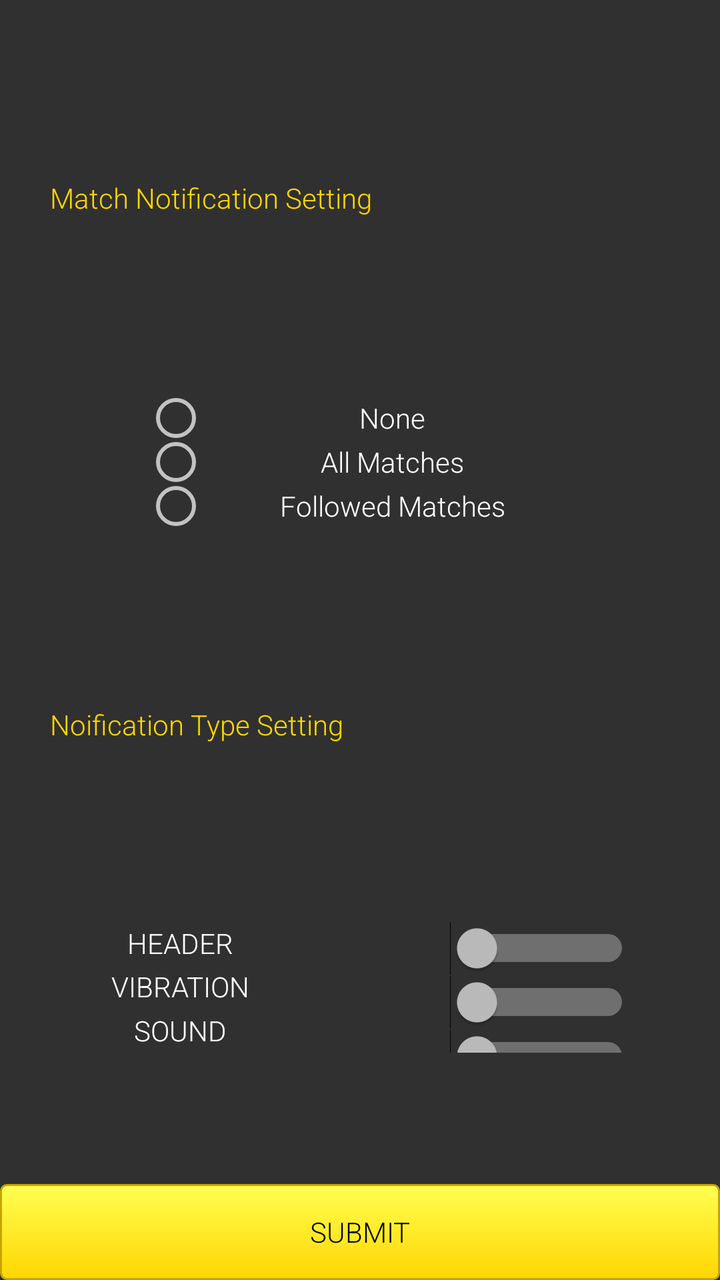
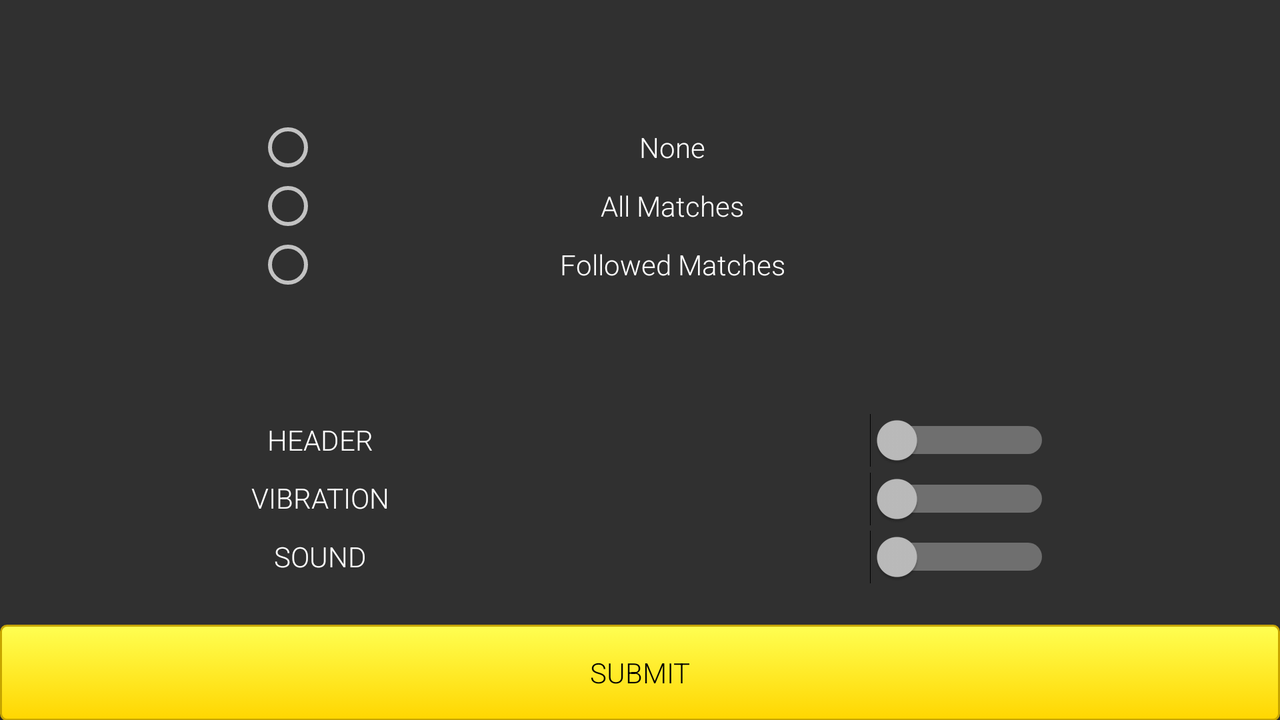

Two renders of one Android screen. The first uses the default layout on a phone; the second uses the alternative layout the repository ships for a different screen configuration, on a matching device. The two XML files are below.
<!-- AndroidManifest.xml: application theme TournamentorTheme -->
<!-- res/layout/dialog_notification_settings.xml -->
<?xml version="1.0" encoding="utf-8"?>
<LinearLayout xmlns:android="http://schemas.android.com/apk/res/android"
    xmlns:app="http://schemas.android.com/apk/res-auto"
    android:orientation="vertical"
    android:layout_width="match_parent" android:layout_height="match_parent">

    <LinearLayout
        android:layout_width="match_parent"
        android:layout_height="match_parent"
        android:layout_weight="1"
        android:orientation="vertical">

        <TextView
            android:id="@+id/textView42"
            android:layout_width="match_parent"
            android:layout_height="match_parent"
            android:layout_weight="2"
            android:text="  " />
    </LinearLayout>

    <LinearLayout
        android:layout_width="match_parent"
        android:layout_height="match_parent"
        android:layout_weight="1"
        android:orientation="horizontal">

        <TextView
            android:id="@+id/textView37"
            android:layout_width="match_parent"
            android:layout_height="match_parent"
            android:layout_gravity="left"
            android:textColor="@color/secondaryColor"
            android:layout_weight="1"
            android:layout_marginLeft="25dp"
            android:gravity="center_vertical"
            android:text="Match Notification Setting" />

    </LinearLayout>

    <LinearLayout
        android:layout_width="match_parent"
        android:layout_height="match_parent"
        android:layout_weight="1"
        android:orientation="vertical">

        <TextView
            android:id="@+id/textView43"
            android:layout_width="match_parent"
            android:layout_height="match_parent"
            android:layout_weight="2"
            android:text="  " />
    </LinearLayout>

    <LinearLayout
        android:layout_width="match_parent"
        android:layout_height="match_parent"
        android:layout_weight="1"
        android:orientation="horizontal">

        <TextView
            android:id="@+id/textView40"
            android:layout_width="match_parent"
            android:layout_height="match_parent"
            android:layout_weight="2"
            android:text="  " />

        <RadioGroup
            android:id="@+id/radio_group_notification"
            android:layout_width="match_parent"
            android:layout_height="match_parent"
            android:layout_weight="1"
            android:gravity="center"
            android:orientation="vertical">

            <RadioButton
                android:id="@+id/no_noti_radio"
                android:layout_width="match_parent"
                android:layout_height="match_parent"
                android:layout_weight="1"
                android:gravity="center"
                android:text="None" />

            <RadioButton
                android:id="@+id/all_match_radio"
                android:layout_width="match_parent"
                android:layout_height="match_parent"
                android:layout_weight="1"
                android:gravity="center"
                android:text="All Matches" />

            <RadioButton
                android:id="@+id/followed_match_radio"
                android:layout_width="match_parent"
                android:layout_height="match_parent"
                android:layout_weight="1"
                android:gravity="center"
                android:text="Followed Matches" />

        </RadioGroup>

        <TextView
            android:id="@+id/textView41"
            android:layout_width="match_parent"
            android:layout_height="match_parent"
            android:layout_weight="2"
            android:text="  " />

    </LinearLayout>

    <LinearLayout
        android:layout_width="match_parent"
        android:layout_height="match_parent"
        android:layout_weight="1"
        android:orientation="vertical">

        <TextView
            android:id="@+id/textView44"
            android:layout_width="match_parent"
            android:layout_height="match_parent"
            android:layout_weight="2"
            android:text="  " />
    </LinearLayout>

    <LinearLayout
        android:layout_width="match_parent"
        android:layout_height="match_parent"
        android:layout_weight="1"
        android:orientation="horizontal">

        <TextView
            android:id="@+id/textView39"
            android:layout_width="match_parent"
            android:layout_height="match_parent"
            android:layout_gravity="left"
            android:layout_weight="1"
            android:gravity="center_vertical"
            android:textColor="@color/secondaryColor"
            android:layout_marginLeft="25dp"
            android:text="Noification Type Setting" />
    </LinearLayout>

    <LinearLayout
        android:layout_width="match_parent"
        android:layout_height="match_parent"
        android:layout_weight="1"
        android:orientation="vertical">

        <TextView
            android:id="@+id/textView46"
            android:layout_width="match_parent"
            android:layout_height="match_parent"
            android:layout_weight="2"
            android:text="  " />
    </LinearLayout>

    <LinearLayout
        android:id="@+id/f"
        android:layout_width="match_parent"
        android:layout_height="match_parent"
        android:layout_weight="1"
        android:orientation="horizontal">

        <LinearLayout
            android:layout_width="match_parent"
            android:layout_height="match_parent"
            android:layout_weight="1"
            android:orientation="vertical">

            <TextView
                android:id="@+id/textView49"
                android:layout_width="match_parent"
                android:layout_height="wrap_content"
                android:layout_weight="1"
                android:gravity="center"
                android:text="Header"
                android:textAppearance="@style/TextAppearance.AppCompat.Button" />

            <TextView
                android:layout_width="match_parent"
                android:layout_height="wrap_content"
                android:layout_weight="1"
                android:gravity="center"
                android:text="Vibration"
                android:textAppearance="@style/TextAppearance.AppCompat.Button" />

            <TextView
                android:id="@+id/textView47"
                android:layout_width="match_parent"
                android:layout_height="wrap_content"
                android:layout_weight="1"
                android:gravity="center"
                android:text="Sound"
                android:textAppearance="@style/TextAppearance.AppCompat.Button" />
        </LinearLayout>

        <LinearLayout
            android:layout_width="match_parent"
            android:layout_height="match_parent"
            android:layout_weight="1"
            android:orientation="vertical">

            <Switch
                android:id="@+id/header_notification_switch"
                android:layout_width="wrap_content"
                android:layout_height="match_parent"
                android:layout_gravity="center"
                android:layout_weight="1"
                android:gravity="center"
                android:switchMinWidth="90dp"
                android:switchTextAppearance="@style/TextAppearance.AppCompat.Button"
                android:textAppearance="@style/TextAppearance.AppCompat.Button" />

            <Switch
                android:id="@+id/vibration_switch"
                android:layout_width="wrap_content"
                android:layout_height="match_parent"
                android:layout_gravity="center"
                android:layout_weight="1"
                android:gravity="center"
                android:switchMinWidth="90dp"
                android:textAppearance="@style/TextAppearance.AppCompat.Button" />

            <Switch
                android:id="@+id/sound_switch"
                android:layout_width="wrap_content"
                android:layout_height="match_parent"
                android:layout_gravity="center"
                android:layout_weight="1"
                android:gravity="center"
                android:switchMinWidth="90dp"
                android:textAppearance="@style/TextAppearance.AppCompat.Button" />
        </LinearLayout>

    </LinearLayout>

    <LinearLayout
        android:layout_width="match_parent"
        android:layout_height="match_parent"
        android:layout_weight="1"
        android:orientation="vertical">

        <TextView
            android:id="@+id/textView45"
            android:layout_width="match_parent"
            android:layout_height="match_parent"
            android:layout_weight="2"
            android:text="  " />
    </LinearLayout>

    <LinearLayout
        android:layout_width="match_parent"
        android:layout_height="wrap_content"
        android:orientation="horizontal">

        <Button
            android:id="@+id/noti_button_submit"
            android:layout_width="match_parent"
            android:layout_height="match_parent"
            android:layout_gravity="center"
            android:layout_weight="1"
            android:gravity="center"
            android:text="submit"
            android:textColor="@color/colorBlack"
            android:background="@drawable/button_design"/>
    </LinearLayout>

</LinearLayout>
<!-- resources referenced by this layout -->
<resources>
  <color name="colorBlack">#000000</color>
  <color name="secondaryColor">#ffd600</color>
  <!-- drawable button_design (drawable) -->
  <?xml version="1.0" encoding="utf-8"?>
  <selector xmlns:android="http://schemas.android.com/apk/res/android">
      <item android:state_pressed="true" >
          <shape android:shape="rectangle"  >
              <corners android:radius="3dip" />
              <stroke android:width="1dip" android:color="@color/secondaryColor" />
              <gradient android:angle="-90" android:startColor="@color/secondaryDarkColor" android:endColor="@color/secondaryLightColor"  />
          </shape>
      </item>
      <item android:state_focused="true">
          <shape android:shape="rectangle"  >
              <corners android:radius="3dip" />
              <stroke android:width="1dip" android:color="@color/secondaryDarkColor" />
              <solid android:color="@color/secondaryColor"/>
          </shape>
      </item>
      <item >
          <shape android:shape="rectangle"  >
              <corners android:radius="3dip" />
              <stroke android:width="1dip" android:color="@color/secondaryDarkColor" />
              <gradient android:angle="-90" android:startColor="@color/secondaryLightColor" android:endColor="@color/secondaryColor" />
          </shape>
      </item>
  
  </selector>
  <!-- from res/values-v16/ -->
  <style name="TournamentorTheme" parent="Theme.AppCompat.NoActionBar">
          <item name="colorAccent">@android:color/holo_orange_dark</item>
          <item name="android:fontFamily">sans-serif-light</item>
      </style>
  <color name="secondaryDarkColor">#c7a500</color>
  <color name="secondaryLightColor">#ffff52</color>
</resources>
<!-- res/layout-land/dialog_notification_settings.xml (the repository's variant of the layout above) -->
<!-- drawn on the phone turned sideways -->
<?xml version="1.0" encoding="utf-8"?>
<LinearLayout xmlns:android="http://schemas.android.com/apk/res/android"
    xmlns:app="http://schemas.android.com/apk/res-auto"
    android:orientation="vertical"
    android:layout_width="match_parent" android:layout_height="match_parent">

    <LinearLayout
        android:layout_width="match_parent"
        android:layout_height="match_parent"
        android:layout_weight="1"
        android:orientation="vertical">

        <TextView
            android:id="@+id/textView42"
            android:layout_width="match_parent"
            android:layout_height="match_parent"
            android:layout_weight="2"
            android:text="  " />
    </LinearLayout>

    <LinearLayout
        android:layout_width="match_parent"
        android:layout_height="match_parent"
        android:layout_weight="1"
        android:orientation="horizontal">

    </LinearLayout>

    <LinearLayout
        android:layout_width="match_parent"
        android:layout_height="match_parent"
        android:layout_weight="1"
        android:orientation="vertical">

        <TextView
            android:id="@+id/textView43"
            android:layout_width="match_parent"
            android:layout_height="match_parent"
            android:layout_weight="2"
            android:text="  " />
    </LinearLayout>

    <LinearLayout
        android:layout_width="match_parent"
        android:layout_height="match_parent"
        android:layout_weight="0.8"
        android:orientation="horizontal">

        <TextView
            android:id="@+id/textView40"
            android:layout_width="match_parent"
            android:layout_height="match_parent"
            android:layout_weight="2"
            android:text="  " />

        <RadioGroup
            android:id="@+id/radio_group_notification"
            android:layout_width="match_parent"
            android:layout_height="match_parent"
            android:layout_weight="1"
            android:gravity="center"
            android:orientation="vertical">

            <RadioButton
                android:id="@+id/no_noti_radio"
                android:layout_width="match_parent"
                android:layout_height="match_parent"
                android:layout_weight="1"
                android:gravity="center"
                android:text="None" />

            <RadioButton
                android:id="@+id/all_match_radio"
                android:layout_width="match_parent"
                android:layout_height="match_parent"
                android:layout_weight="1"
                android:gravity="center"
                android:text="All Matches" />

            <RadioButton
                android:id="@+id/followed_match_radio"
                android:layout_width="match_parent"
                android:layout_height="match_parent"
                android:layout_weight="1"
                android:gravity="center"
                android:text="Followed Matches" />

        </RadioGroup>

        <TextView
            android:id="@+id/textView41"
            android:layout_width="match_parent"
            android:layout_height="match_parent"
            android:layout_weight="2"
            android:text="  " />

    </LinearLayout>

    <LinearLayout
        android:layout_width="match_parent"
        android:layout_height="match_parent"
        android:layout_weight="1"
        android:orientation="vertical">

        <TextView
            android:id="@+id/textView44"
            android:layout_width="match_parent"
            android:layout_height="match_parent"
            android:layout_weight="2"
            android:text="  " />
    </LinearLayout>

    <LinearLayout
        android:layout_width="match_parent"
        android:layout_height="match_parent"
        android:layout_weight="1"
        android:orientation="horizontal">

    </LinearLayout>

    <LinearLayout
        android:layout_width="match_parent"
        android:layout_height="match_parent"
        android:layout_weight="1"
        android:orientation="vertical">

        <TextView
            android:id="@+id/textView46"
            android:layout_width="match_parent"
            android:layout_height="match_parent"
            android:layout_weight="2"
            android:text="  " />
    </LinearLayout>

    <LinearLayout
        android:id="@+id/f"
        android:layout_width="match_parent"
        android:layout_height="match_parent"
        android:layout_weight="0.8"
        android:orientation="horizontal">

        <LinearLayout
            android:layout_width="match_parent"
            android:layout_height="match_parent"
            android:layout_weight="1"
            android:orientation="vertical">

            <TextView
                android:id="@+id/textView49"
                android:layout_width="match_parent"
                android:layout_height="wrap_content"
                android:layout_weight="1"
                android:gravity="center"
                android:text="Header"
                android:textAppearance="@style/TextAppearance.AppCompat.Button" />

            <TextView
                android:layout_width="match_parent"
                android:layout_height="wrap_content"
                android:layout_weight="1"
                android:gravity="center"
                android:text="Vibration"
                android:textAppearance="@style/TextAppearance.AppCompat.Button" />

            <TextView
                android:id="@+id/textView47"
                android:layout_width="match_parent"
                android:layout_height="wrap_content"
                android:layout_weight="1"
                android:gravity="center"
                android:text="Sound"
                android:textAppearance="@style/TextAppearance.AppCompat.Button" />
        </LinearLayout>

        <LinearLayout
            android:layout_width="match_parent"
            android:layout_height="match_parent"
            android:layout_weight="1"
            android:orientation="vertical">

            <Switch
                android:id="@+id/header_notification_switch"
                android:layout_width="wrap_content"
                android:layout_height="match_parent"
                android:layout_gravity="center"
                android:layout_weight="1"
                android:gravity="center"
                android:switchMinWidth="90dp"
                android:switchTextAppearance="@style/TextAppearance.AppCompat.Button"
                android:textAppearance="@style/TextAppearance.AppCompat.Button" />

            <Switch
                android:id="@+id/vibration_switch"
                android:layout_width="wrap_content"
                android:layout_height="match_parent"
                android:layout_gravity="center"
                android:layout_weight="1"
                android:gravity="center"
                android:switchMinWidth="90dp"
                android:textAppearance="@style/TextAppearance.AppCompat.Button" />

            <Switch
                android:id="@+id/sound_switch"
                android:layout_width="wrap_content"
                android:layout_height="match_parent"
                android:layout_gravity="center"
                android:layout_weight="1"
                android:gravity="center"
                android:switchMinWidth="90dp"
                android:textAppearance="@style/TextAppearance.AppCompat.Button" />
        </LinearLayout>

    </LinearLayout>

    <LinearLayout
        android:layout_width="match_parent"
        android:layout_height="match_parent"
        android:layout_weight="1"
        android:orientation="vertical">

        <TextView
            android:id="@+id/textView45"
            android:layout_width="match_parent"
            android:layout_height="match_parent"
            android:layout_weight="2"
            android:text="  " />
    </LinearLayout>

    <LinearLayout
        android:layout_width="match_parent"
        android:layout_height="wrap_content"
        android:orientation="horizontal">

        <Button
            android:id="@+id/noti_button_submit"
            android:layout_width="match_parent"
            android:layout_height="match_parent"
            android:layout_gravity="center"
            android:layout_weight="1"
            android:gravity="center"
            android:text="submit"
            android:textColor="@color/colorBlack"
            android:background="@drawable/button_design"/>
    </LinearLayout>

</LinearLayout>
<!-- resources referenced by the variant -->
<!-- as the phone turned sideways resolves them -->
<resources>
  <color name="colorBlack">#000000</color>
  <!-- drawable button_design (drawable) -->
  <?xml version="1.0" encoding="utf-8"?>
  <selector xmlns:android="http://schemas.android.com/apk/res/android">
      <item android:state_pressed="true" >
          <shape android:shape="rectangle"  >
              <corners android:radius="3dip" />
              <stroke android:width="1dip" android:color="@color/secondaryColor" />
              <gradient android:angle="-90" android:startColor="@color/secondaryDarkColor" android:endColor="@color/secondaryLightColor"  />
          </shape>
      </item>
      <item android:state_focused="true">
          <shape android:shape="rectangle"  >
              <corners android:radius="3dip" />
              <stroke android:width="1dip" android:color="@color/secondaryDarkColor" />
              <solid android:color="@color/secondaryColor"/>
          </shape>
      </item>
      <item >
          <shape android:shape="rectangle"  >
              <corners android:radius="3dip" />
              <stroke android:width="1dip" android:color="@color/secondaryDarkColor" />
              <gradient android:angle="-90" android:startColor="@color/secondaryLightColor" android:endColor="@color/secondaryColor" />
          </shape>
      </item>
  
  </selector>
  <!-- from res/values-v16/ -->
  <style name="TournamentorTheme" parent="Theme.AppCompat.NoActionBar">
          <item name="colorAccent">@android:color/holo_orange_dark</item>
          <item name="android:fontFamily">sans-serif-light</item>
      </style>
  <color name="secondaryColor">#ffd600</color>
  <color name="secondaryDarkColor">#c7a500</color>
  <color name="secondaryLightColor">#ffff52</color>
</resources>
